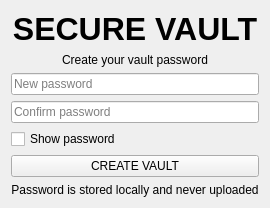
<?xml version="1.0" encoding="UTF-8"?>
<ui version="4.0">
 <class>RegisterPage</class>
 <widget class="QWidget" name="registerPage">
  <layout class="QVBoxLayout" name="mainLayout">
   <item>
    <widget class="QLabel" name="titleLabel">
     <property name="text">
      <string>SECURE VAULT</string>
     </property>
     <property name="alignment">
      <set>Qt::AlignCenter</set>
     </property>
     <property name="font">
      <font>
       <pointsize>24</pointsize>
       <bold>true</bold>
      </font>
     </property>
    </widget>
   </item>

   <item>
    <widget class="QLabel" name="subtitleLabel">
     <property name="text">
      <string>Create your vault password</string>
     </property>
     <property name="alignment">
      <set>Qt::AlignCenter</set>
     </property>
    </widget>
   </item>

   <item>
    <widget class="QLineEdit" name="pw1Edit">
     <property name="placeholderText">
      <string>New password</string>
     </property>
     <property name="echoMode">
      <enum>QLineEdit::Password</enum>
     </property>
    </widget>
   </item>

   <item>
    <widget class="QLineEdit" name="pw2Edit">
     <property name="placeholderText">
      <string>Confirm password</string>
     </property>
     <property name="echoMode">
      <enum>QLineEdit::Password</enum>
     </property>
    </widget>
   </item>

   <item>
    <widget class="QCheckBox" name="showPwCheck">
     <property name="text">
      <string>Show password</string>
     </property>
    </widget>
   </item>

   <item>
    <widget class="QPushButton" name="createBtn">
     <property name="text">
      <string>CREATE VAULT</string>
     </property>
    </widget>
   </item>

   <item>
    <widget class="QLabel" name="infoLabel">
     <property name="text">
      <string>Password is stored locally and never uploaded</string>
     </property>
     <property name="alignment">
      <set>Qt::AlignCenter</set>
     </property>
    </widget>
   </item>

  </layout>
 </widget>
 <resources/>
 <connections/>
</ui>
